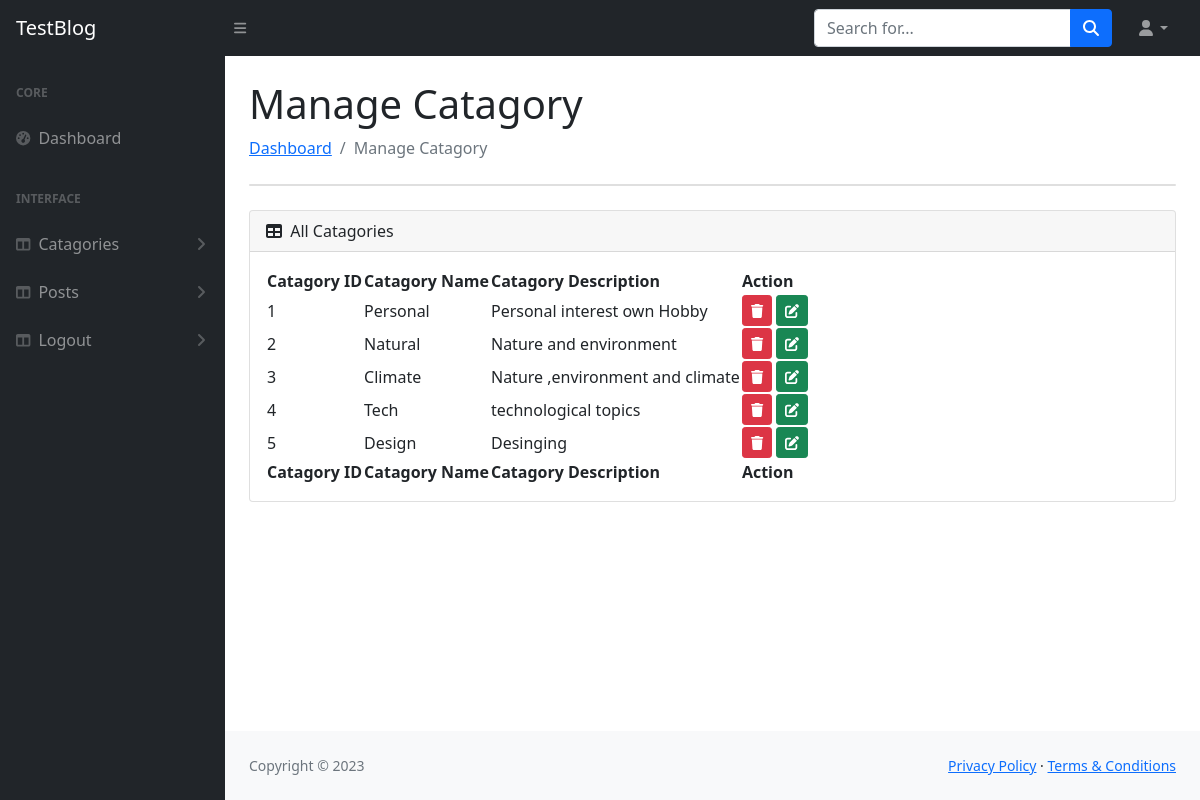
/testblog/backend/managecat.php (signed in), run on the app's committed database.
### tables this page shows
CREATE TABLE `tbl_catagories` (
  `id` int(11) NOT NULL,
  `cat_name` varchar(255) DEFAULT NULL,
  `cat_description` text DEFAULT NULL
);

### testblog/backend/managecat.php (called while the page is built, shortened)
<?php
include_once("master_temp.php");
?>

### testblog/backend/class/Connection.php (called while the page is built, shortened)
<?php
class Connection{
    public function __construct(){
       $this->conn = new Mysqli("localhost","root","","testblog");
    }
}
?>

### testblog/backend/class/Catagories.php (called while the page is built, shortened)
<?php
include_once("Connection.php");
class Catagories extends Connection{
public function display_catagory(){
    $sql= "SELECT * FROM `tbl_catagories`;";
    return $this->conn->query($sql);
}
}
?>

### testblog/backend/views/manage_cat_page.php (the view, shortened to what this page needs)
<?php
$titlepage="Manage Catagory";
include_once ("class/Catagories.php");
$shagor=new Catagories();
?>
<h1 class="mt-4"><?php echo $titlepage;?></h1>
<ol class="breadcrumb mb-4">
<li class="breadcrumb-item"><a href="dashboard.php">Dashboard</a></li>
    <li class="breadcrumb-item active"><?php echo $titlepage;?></li>
</ol>
<div class="card mb-4">
</div>
<div class="card mb-4">
    <div class="card-header">
        <i class="fas fa-table me-1"></i>
       All Catagories
    </div>
    <div class="card-body">
        <table id="datatablesSimple">
            <thead>
                <tr>
                    <th>Catagory ID</th>
                    <th>Catagory Name</th>
                    <th>Catagory Description</th>
                    <th collspan="2">Action</th>
                </tr>
            </thead>
            <tfoot>
                <tr>
                    <th>Catagory ID</th>
                    <th>Catagory Name</th>
                    <th>Catagory Description</th>
                    <th collspan="2">Action</th>
                </tr>
            </tfoot>
            <tbody>
            <?php
            $data=$shagor->display_catagory();
            if(mysqli_num_rows($data)>0){
                $i=1;
                    foreach($data as $catItem){
                        ?>
                        <tr>
                            <td><?php echo $i++;?></td>
                            <td><?php echo $catItem['cat_name'];?></td>
                            <td><?php echo $catItem['cat_description'];?></td>
                            <td>
                                <a href="?id=<?php echo $catItem['id'] ?>" class="btn btn-sm btn-danger"><i class="fa-solid fa-trash"></i></a>
                           <a href="updatecatagory.php?cid=<?php echo $catItem['id'] ?>" class="btn btn-sm btn-success"><i class="fa-solid fa-pen-to-square"></i></a></td>
                        </tr>
                        <?php
                    }
            }
            ?>
            </tbody>
        </table>
    </div>
</div>

### data on the page
tbl_catagories: cat_name "Personal", cat_description "Personal interest own Hobby"
tbl_catagories: cat_name "Natural", cat_description "Nature and environment"
tbl_catagories: cat_name "Climate", cat_description "Nature ,environment and climate"
tbl_catagories: cat_name "Tech", cat_description "technological topics"
tbl_catagories: cat_name "Design", cat_description "Desinging"

### other printed values
$titlepage "Manage Catagory"
